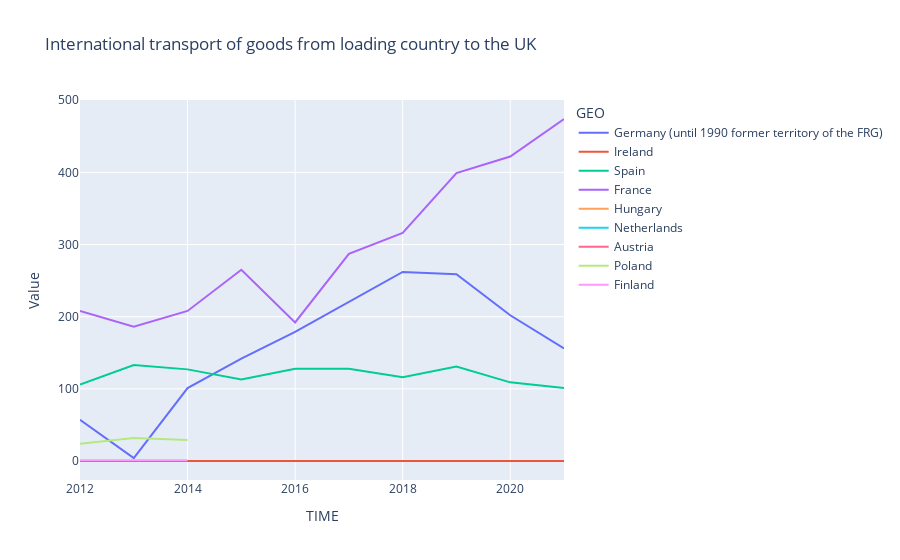

Notebook code for this chart:
### Markdown cell above
Next, we want to visualize the transportation of goods by railway to the UK from European countries in thousands of tonnes. The selected EU countries are namely - Germany, Ireland, Spain, France, Hungary, Austria, Poland, Finland and the Netherlands. Again, the selected time frame for this research is between 2012 until a bit after 2020. Nevertheless as seen on the graph the only relevant countries for this trade are Germany, France and Spain. UK is not importing any goods by train from the other countries.
We can see that the UK are importing more goods by train after Brexit, suggesting that they might be an other factor justifying that.

### Code cell
fig=px.line(eugoods_import_df, x='TIME', y='Value', color='GEO', title='International transport of goods by rail from loading country to the UK')
fig.update_layout(autotypenumbers='convert types')
fig.show()

### Figure 1 — Plotly figure (JSON) as saved in the notebook; plotly's stock layout.template omitted (floating-point values rounded to 4 significant figures)
{"data": [{"hovertemplate": "GEO=Germany (until 1990 former territory of the FRG)<br>TIME=%{x}<br>Value=%{y}<extra></extra>", "legendgroup": "Germany (until 1990 former territory of the FRG)", "line": {"color": "#636efa", "dash": "solid"}, "marker": {"symbol": "circle"}, "mode": "lines", "name": "Germany (until 1990 former territory of the FRG)", "orientation": "h", "showlegend": true, "type": "scatter", "x": [2012, 2013, 2014, 2015, 2016, 2017, 2018, 2019, 2020, 2021], "xaxis": "x", "y": ["57", "4", "101", "142", "179", "221", "262", "259", "202", "156"], "yaxis": "y"}, {"hovertemplate": "GEO=Ireland<br>TIME=%{x}<br>Value=%{y}<extra></extra>", "legendgroup": "Ireland", "line": {"color": "#EF553B", "dash": "solid"}, "marker": {"symbol": "circle"}, "mode": "lines", "name": "Ireland", "orientation": "h", "showlegend": true, "type": "scatter", "x": [2012, 2013, 2014, 2015, 2016, 2017, 2018, 2019, 2020, 2021], "xaxis": "x", "y": ["0", "0", "0", "0", "0", "0", "0", "0", "0", "0"], "yaxis": "y"}, {"hovertemplate": "GEO=Spain<br>TIME=%{x}<br>Value=%{y}<extra></extra>", "legendgroup": "Spain", "line": {"color": "#00cc96", "dash": "solid"}, "marker": {"symbol": "circle"}, "mode": "lines", "name": "Spain", "orientation": "h", "showlegend": true, "type": "scatter", "x": [2012, 2013, 2014, 2015, 2016, 2017, 2018, 2019, 2020, 2021], "xaxis": "x", "y": ["106", "133", "127", "113", "128", "128", "116", "131", "109", "101"], "yaxis": "y"}, {"hovertemplate": "GEO=France<br>TIME=%{x}<br>Value=%{y}<extra></extra>", "legendgroup": "France", "line": {"color": "#ab63fa", "dash": "solid"}, "marker": {"symbol": "circle"}, "mode": "lines", "name": "France", "orientation": "h", "showlegend": true, "type": "scatter", "x": [2012, 2013, 2014, 2015, 2016, 2017, 2018, 2019, 2020, 2021], "xaxis": "x", "y": ["208", "186", "208", "265", "192", "287", "316", "399", "422", "474"], "yaxis": "y"}, {"hovertemplate": "GEO=Hungary<br>TIME=%{x}<br>Value=%{y}<extra></extra>", "legendgroup": "Hungary", "line": {"color": "#FFA15A", "dash": "solid"}, "marker": {"symbol": "circle"}, "mode": "lines", "name": "Hungary", "orientation": "h", "showlegend": true, "type": "scatter", "x": [2012, 2013, 2014, 2015, 2016, 2017, 2018, 2019, 2020, 2021], "xaxis": "x", "y": [":", "1", ":", ":", ":", ":", ":", ":", ":", ":"], "yaxis": "y"}, {"hovertemplate": "GEO=Netherlands<br>TIME=%{x}<br>Value=%{y}<extra></extra>", "legendgroup": "Netherlands", "line": {"color": "#19d3f3", "dash": "solid"}, "marker": {"symbol": "circle"}, "mode": "lines", "name": "Netherlands", "orientation": "h", "showlegend": true, "type": "scatter", "x": [2012, 2013, 2014, 2015, 2016, 2017, 2018, 2019, 2020, 2021], "xaxis": "x", "y": ["4", ":", ":", ":", ":", ":", ":", ":", ":", ":"], "yaxis": "y"}, {"hovertemplate": "GEO=Austria<br>TIME=%{x}<br>Value=%{y}<extra></extra>", "legendgroup": "Austria", "line": {"color": "#FF6692", "dash": "solid"}, "marker": {"symbol": "circle"}, "mode": "lines", "name": "Austria", "orientation": "h", "showlegend": true, "type": "scatter", "x": [2012, 2013, 2014, 2015, 2016, 2017, 2018, 2019, 2020, 2021], "xaxis": "x", "y": [":", ":", ":", ":", "1", ":", ":", "23", ":", ":"], "yaxis": "y"}, {"hovertemplate": "GEO=Poland<br>TIME=%{x}<br>Value=%{y}<extra></extra>", "legendgroup": "Poland", "line": {"color": "#B6E880", "dash": "solid"}, "marker": {"symbol": "circle"}, "mode": "lines", "name": "Poland", "orientation": "h", "showlegend": true, "type": "scatter", "x": [2012, 2013, 2014, 2015, 2016, 2017, 2018, 2019, 2020, 2021], "xaxis": "x", "y": ["24", "32", "29", ":", ":", ":", "0", ":", ":", ":"], "yaxis": "y"}, {"hovertemplate": "GEO=Finland<br>TIME=%{x}<br>Value=%{y}<extra></extra>", "legendgroup": "Finland", "line": {"color": "#FF97FF", "dash": "solid"}, "marker": {"symbol": "circle"}, "mode": "lines", "name": "Finland", "orientation": "h", "showlegend": true, "type": "scatter", "x": [2012, 2013, 2014, 2015, 2016, 2017, 2018, 2019, 2020, 2021], "xaxis": "x", "y": ["1", "1", "1", ":", ":", ":", ":", ":", ":", ":"], "yaxis": "y"}], "layout": {"autotypenumbers": "convert types", "legend": {"title": {"text": "GEO"}, "tracegroupgap": 0}, "title": {"text": "International transport of goods from loading country to the UK"}, "xaxis": {"anchor": "y", "domain": [0, 1], "title": {"text": "TIME"}}, "yaxis": {"anchor": "x", "domain": [0, 1], "title": {"text": "Value"}}}}
